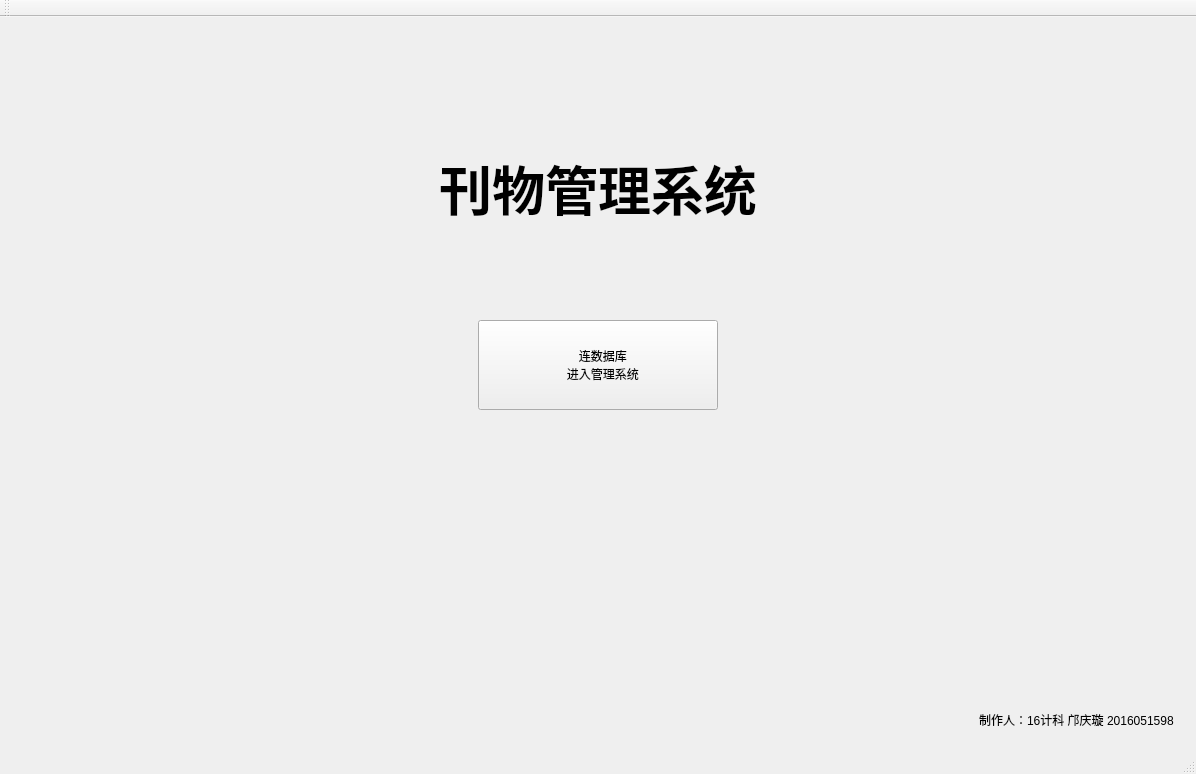
<?xml version="1.0" encoding="UTF-8"?>
<ui version="4.0">
 <class>MainWinClass</class>
 <widget class="QMainWindow" name="MainWinClass">
  <property name="geometry">
   <rect>
    <x>0</x>
    <y>0</y>
    <width>1196</width>
    <height>774</height>
   </rect>
  </property>
  <property name="windowTitle">
   <string>期刊信息管理</string>
  </property>
  <widget class="QWidget" name="centralWidget">
   <layout class="QVBoxLayout" name="verticalLayout">
    <item>
     <widget class="QStackedWidget" name="stackedWidget">
      <property name="currentIndex">
       <number>0</number>
      </property>
      <widget class="QWidget" name="stacked_p1">
       <layout class="QVBoxLayout" name="verticalLayout_2" stretch="0,0,0,0,0,0">
        <item>
         <spacer name="verticalSpacer">
          <property name="orientation">
           <enum>Qt::Vertical</enum>
          </property>
          <property name="sizeType">
           <enum>QSizePolicy::Preferred</enum>
          </property>
          <property name="sizeHint" stdset="0">
           <size>
            <width>20</width>
            <height>100</height>
           </size>
          </property>
         </spacer>
        </item>
        <item>
         <layout class="QHBoxLayout" name="horizontalLayout">
          <item>
           <spacer name="horizontalSpacer_2">
            <property name="orientation">
             <enum>Qt::Horizontal</enum>
            </property>
            <property name="sizeHint" stdset="0">
             <size>
              <width>40</width>
              <height>20</height>
             </size>
            </property>
           </spacer>
          </item>
          <item>
           <widget class="QLabel" name="title">
            <property name="minimumSize">
             <size>
              <width>500</width>
              <height>100</height>
             </size>
            </property>
            <property name="text">
             <string>&lt;html&gt;&lt;head/&gt;&lt;body&gt;&lt;p align=&quot;center&quot;&gt;&lt;span style=&quot; font-size:40pt; font-weight:600;&quot;&gt;刊物管理系统&lt;/span&gt;&lt;/p&gt;&lt;/body&gt;&lt;/html&gt;</string>
            </property>
            <property name="textFormat">
             <enum>Qt::RichText</enum>
            </property>
            <property name="alignment">
             <set>Qt::AlignCenter</set>
            </property>
           </widget>
          </item>
          <item>
           <spacer name="horizontalSpacer">
            <property name="orientation">
             <enum>Qt::Horizontal</enum>
            </property>
            <property name="sizeHint" stdset="0">
             <size>
              <width>40</width>
              <height>20</height>
             </size>
            </property>
           </spacer>
          </item>
         </layout>
        </item>
        <item>
         <spacer name="verticalSpacer_2">
          <property name="orientation">
           <enum>Qt::Vertical</enum>
          </property>
          <property name="sizeType">
           <enum>QSizePolicy::Preferred</enum>
          </property>
          <property name="sizeHint" stdset="0">
           <size>
            <width>20</width>
            <height>75</height>
           </size>
          </property>
         </spacer>
        </item>
        <item>
         <layout class="QHBoxLayout" name="horizontalLayout_2" stretch="13,0,13">
          <item>
           <spacer name="horizontalSpacer_3">
            <property name="orientation">
             <enum>Qt::Horizontal</enum>
            </property>
            <property name="sizeHint" stdset="0">
             <size>
              <width>40</width>
              <height>20</height>
             </size>
            </property>
           </spacer>
          </item>
          <item>
           <widget class="QToolButton" name="btn_firstEnter">
            <property name="minimumSize">
             <size>
              <width>240</width>
              <height>90</height>
             </size>
            </property>
            <property name="text">
             <string>   连数据库
   进入管理系统</string>
            </property>
            <property name="icon">
             <iconset resource="MainWin.qrc">
              <normaloff>:/Icon/Resources/图标/editor.ico</normaloff>:/Icon/Resources/图标/editor.ico</iconset>
            </property>
            <property name="iconSize">
             <size>
              <width>90</width>
              <height>60</height>
             </size>
            </property>
            <property name="toolButtonStyle">
             <enum>Qt::ToolButtonTextBesideIcon</enum>
            </property>
           </widget>
          </item>
          <item>
           <spacer name="horizontalSpacer_4">
            <property name="orientation">
             <enum>Qt::Horizontal</enum>
            </property>
            <property name="sizeHint" stdset="0">
             <size>
              <width>40</width>
              <height>20</height>
             </size>
            </property>
           </spacer>
          </item>
         </layout>
        </item>
        <item>
         <spacer name="verticalSpacer_3">
          <property name="orientation">
           <enum>Qt::Vertical</enum>
          </property>
          <property name="sizeType">
           <enum>QSizePolicy::Expanding</enum>
          </property>
          <property name="sizeHint" stdset="0">
           <size>
            <width>20</width>
            <height>211</height>
           </size>
          </property>
         </spacer>
        </item>
        <item>
         <layout class="QHBoxLayout" name="horizontalLayout_3">
          <item>
           <spacer name="horizontalSpacer_5">
            <property name="orientation">
             <enum>Qt::Horizontal</enum>
            </property>
            <property name="sizeHint" stdset="0">
             <size>
              <width>658</width>
              <height>20</height>
             </size>
            </property>
           </spacer>
          </item>
          <item>
           <widget class="QLabel" name="label_2">
            <property name="text">
             <string>&lt;html&gt;&lt;head/&gt;&lt;body&gt;&lt;p&gt;制作人：16计科 邝庆璇 2016051598&lt;/p&gt;&lt;/body&gt;&lt;/html&gt;</string>
            </property>
           </widget>
          </item>
         </layout>
        </item>
       </layout>
      </widget>
      <widget class="QWidget" name="stacked_p2">
       <layout class="QVBoxLayout" name="verticalLayout_3">
        <item>
         <widget class="QTabWidget" name="tabWidget">
          <property name="currentIndex">
           <number>0</number>
          </property>
          <widget class="QWidget" name="p_journal">
           <attribute name="title">
            <string>期刊目录</string>
           </attribute>
          </widget>
          <widget class="QWidget" name="p_contributor">
           <attribute name="title">
            <string>投稿人目录</string>
           </attribute>
          </widget>
          <widget class="QWidget" name="p_article">
           <attribute name="title">
            <string>文章目录</string>
           </attribute>
          </widget>
         </widget>
        </item>
       </layout>
      </widget>
     </widget>
    </item>
   </layout>
  </widget>
  <widget class="QMenuBar" name="menuBar">
   <property name="geometry">
    <rect>
     <x>0</x>
     <y>0</y>
     <width>1196</width>
     <height>30</height>
    </rect>
   </property>
  </widget>
  <widget class="QToolBar" name="mainToolBar">
   <attribute name="toolBarArea">
    <enum>TopToolBarArea</enum>
   </attribute>
   <attribute name="toolBarBreak">
    <bool>false</bool>
   </attribute>
  </widget>
  <widget class="QStatusBar" name="statusBar"/>
 </widget>
 <layoutdefault spacing="6" margin="11"/>
 <resources>
  <include location="MainWin.qrc"/>
 </resources>
 <connections/>
</ui>
